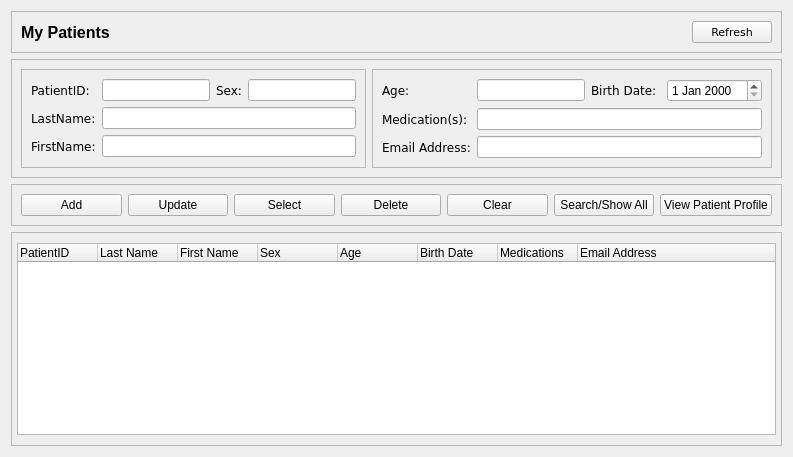
            <widget class="QWidget" name="page_2">
             <layout class="QGridLayout" name="gridLayout_5">
              <item row="0" column="0">
               <widget class="QFrame" name="patientTitle_frame">
                <property name="frameShape">
                 <enum>QFrame::StyledPanel</enum>
                </property>
                <property name="frameShadow">
                 <enum>QFrame::Raised</enum>
                </property>
                <layout class="QGridLayout" name="gridLayout_25">
                 <item row="0" column="1">
                  <spacer name="horizontalSpacer_13">
                   <property name="orientation">
                    <enum>Qt::Horizontal</enum>
                   </property>
                   <property name="sizeHint" stdset="0">
                    <size>
                     <width>278</width>
                     <height>20</height>
                    </size>
                   </property>
                  </spacer>
                 </item>
                 <item row="0" column="0">
                  <widget class="QLabel" name="title_label_3">
                   <property name="font">
                    <font>
                     <pointsize>12</pointsize>
                     <bold>true</bold>
                    </font>
                   </property>
                   <property name="text">
                    <string>My Patients</string>
                   </property>
                  </widget>
                 </item>
                 <item row="0" column="2">
                  <widget class="QPushButton" name="patient_refresh_btn">
                   <property name="font">
                    <font>
                     <family>Verdana</family>
                     <pointsize>8</pointsize>
                    </font>
                   </property>
                   <property name="text">
                    <string>Refresh</string>
                   </property>
                   <property name="iconSize">
                    <size>
                     <width>20</width>
                     <height>20</height>
                    </size>
                   </property>
                  </widget>
                 </item>
                </layout>
               </widget>
              </item>
              <item row="2" column="0">
               <widget class="QFrame" name="patient_function_frame">
                <property name="frameShape">
                 <enum>QFrame::StyledPanel</enum>
                </property>
                <property name="frameShadow">
                 <enum>QFrame::Raised</enum>
                </property>
                <layout class="QGridLayout" name="gridLayout_28">
                 <item row="0" column="0">
                  <layout class="QHBoxLayout" name="horizontalLayout_6">
                   <item>
                    <widget class="QPushButton" name="add_btn_1">
                     <property name="text">
                      <string>Add</string>
                     </property>
                     <property name="icon">
                      <iconset>
                       <normaloff>icons/add.svg</normaloff>icons/add.svg</iconset>
                     </property>
                     <property name="iconSize">
                      <size>
                       <width>20</width>
                       <height>20</height>
                      </size>
                     </property>
                    </widget>
                   </item>
                   <item>
                    <widget class="QPushButton" name="update_btn_1">
                     <property name="text">
                      <string>Update</string>
                     </property>
                     <property name="icon">
                      <iconset>
                       <normaloff>icons/update.svg</normaloff>icons/update.svg</iconset>
                     </property>
                     <property name="iconSize">
                      <size>
                       <width>20</width>
                       <height>20</height>
                      </size>
                     </property>
                    </widget>
                   </item>
                   <item>
                    <widget class="QPushButton" name="select_btn_1">
                     <property name="text">
                      <string>Select</string>
                     </property>
                     <property name="icon">
                      <iconset>
                       <normaloff>icons/select.svg</normaloff>icons/select.svg</iconset>
                     </property>
                     <property name="iconSize">
                      <size>
                       <width>20</width>
                       <height>20</height>
                      </size>
                     </property>
                    </widget>
                   </item>
                   <item>
                    <widget class="QPushButton" name="delete_btn_1">
                     <property name="text">
                      <string>Delete</string>
                     </property>
                     <property name="icon">
                      <iconset>
                       <normaloff>icons/delete.svg</normaloff>icons/delete.svg</iconset>
                     </property>
                     <property name="iconSize">
                      <size>
                       <width>20</width>
                       <height>20</height>
                      </size>
                     </property>
                    </widget>
                   </item>
                   <item>
                    <widget class="QPushButton" name="clear_btn_1">
                     <property name="text">
                      <string>Clear</string>
                     </property>
                     <property name="icon">
                      <iconset>
                       <normaloff>icons/clear.svg</normaloff>icons/clear.svg</iconset>
                     </property>
                     <property name="iconSize">
                      <size>
                       <width>20</width>
                       <height>20</height>
                      </size>
                     </property>
                    </widget>
                   </item>
                   <item>
                    <widget class="QPushButton" name="search_btn_1">
                     <property name="text">
                      <string>Search/Show All</string>
                     </property>
                     <property name="icon">
                      <iconset resource="resource.qrc">
                       <normaloff>:/icon/icons/search.svg</normaloff>:/icon/icons/search.svg</iconset>
                     </property>
                     <property name="iconSize">
                      <size>
                       <width>20</width>
                       <height>20</height>
                      </size>
                     </property>
                    </widget>
                   </item>
                   <item>
                    <widget class="QPushButton" name="viewPatProfile_btn_1">
                     <property name="text">
                      <string>View Patient Profile</string>
                     </property>
                     <property name="icon">
                      <iconset resource="resource.qrc">
                       <normaloff>:/icon/icons/patient.svg</normaloff>:/icon/icons/patient.svg</iconset>
                     </property>
                     <property name="iconSize">
                      <size>
                       <width>20</width>
                       <height>20</height>
                      </size>
                     </property>
                    </widget>
                   </item>
                  </layout>
                 </item>
                </layout>
               </widget>
              </item>
              <item row="3" column="0">
               <widget class="QFrame" name="patient_result_frame">
                <property name="frameShape">
                 <enum>QFrame::StyledPanel</enum>
                </property>
                <property name="frameShadow">
                 <enum>QFrame::Raised</enum>
                </property>
                <layout class="QGridLayout" name="gridLayout_39">
                 <property name="leftMargin">
                  <number>5</number>
                 </property>
                 <property name="topMargin">
                  <number>10</number>
                 </property>
                 <property name="rightMargin">
                  <number>5</number>
                 </property>
                 <property name="bottomMargin">
                  <number>10</number>
                 </property>
                 <item row="0" column="1">
                  <widget class="QTableWidget" name="patient_tableWidget_2">
                   <property name="focusPolicy">
                    <enum>Qt::NoFocus</enum>
                   </property>
                   <property name="layoutDirection">
                    <enum>Qt::LeftToRight</enum>
                   </property>
                   <property name="autoFillBackground">
                    <bool>false</bool>
                   </property>
                   <attribute name="horizontalHeaderMinimumSectionSize">
                    <number>50</number>
                   </attribute>
                   <attribute name="horizontalHeaderDefaultSectionSize">
                    <number>80</number>
                   </attribute>
                   <attribute name="horizontalHeaderShowSortIndicator" stdset="0">
                    <bool>false</bool>
                   </attribute>
                   <attribute name="horizontalHeaderStretchLastSection">
                    <bool>true</bool>
                   </attribute>
                   <attribute name="verticalHeaderVisible">
                    <bool>false</bool>
                   </attribute>
                   <column>
                    <property name="text">
                     <string>PatientID</string>
                    </property>
                    <property name="textAlignment">
                     <set>AlignLeading|AlignVCenter</set>
                    </property>
                   </column>
                   <column>
                    <property name="text">
                     <string>Last Name</string>
                    </property>
                    <property name="textAlignment">
                     <set>AlignLeading|AlignVCenter</set>
                    </property>
                   </column>
                   <column>
                    <property name="text">
                     <string>First Name</string>
                    </property>
                    <property name="textAlignment">
                     <set>AlignLeading|AlignVCenter</set>
                    </property>
                   </column>
                   <column>
                    <property name="text">
                     <string>Sex</string>
                    </property>
                    <property name="textAlignment">
                     <set>AlignLeading|AlignVCenter</set>
                    </property>
                   </column>
                   <column>
                    <property name="text">
                     <string>Age</string>
                    </property>
                    <property name="textAlignment">
                     <set>AlignLeading|AlignVCenter</set>
                    </property>
                   </column>
                   <column>
                    <property name="text">
                     <string>Birth Date</string>
                    </property>
                    <property name="textAlignment">
                     <set>AlignLeading|AlignVCenter</set>
                    </property>
                   </column>
                   <column>
                    <property name="text">
                     <string>Medications</string>
                    </property>
                    <property name="textAlignment">
                     <set>AlignLeading|AlignVCenter</set>
                    </property>
                   </column>
                   <column>
                    <property name="text">
                     <string>Email Address</string>
                    </property>
                    <property name="textAlignment">
                     <set>AlignLeading|AlignVCenter</set>
                    </property>
                   </column>
                  </widget>
                 </item>
                </layout>
               </widget>
              </item>
              <item row="1" column="0">
               <widget class="QFrame" name="patient_Info_frame">
                <property name="frameShape">
                 <enum>QFrame::StyledPanel</enum>
                </property>
                <property name="frameShadow">
                 <enum>QFrame::Raised</enum>
                </property>
                <layout class="QGridLayout" name="gridLayout_6">
                 <item row="0" column="1">
                  <widget class="QFrame" name="filter_frame_4">
                   <property name="frameShape">
                    <enum>QFrame::StyledPanel</enum>
                   </property>
                   <property name="frameShadow">
                    <enum>QFrame::Raised</enum>
                   </property>
                   <layout class="QGridLayout" name="gridLayout_27">
                    <item row="2" column="1" colspan="3">
                     <widget class="QLineEdit" name="patientlineEdit_6"/>
                    </item>
                    <item row="1" column="1">
                     <widget class="QLineEdit" name="patientlineEdit_5"/>
                    </item>
                    <item row="1" column="0">
                     <widget class="QLabel" name="patientlabel_5">
                      <property name="font">
                       <font>
                        <family>Verdana</family>
                        <pointsize>9</pointsize>
                       </font>
                      </property>
                      <property name="text">
                       <string>Age:</string>
                      </property>
                     </widget>
                    </item>
                    <item row="2" column="0">
                     <widget class="QLabel" name="patientlabel_7">
                      <property name="font">
                       <font>
                        <family>Verdana</family>
                       </font>
                      </property>
                      <property name="text">
                       <string>Medication(s):</string>
                      </property>
                     </widget>
                    </item>
                    <item row="1" column="2">
                     <widget class="QLabel" name="patientlabel_6">
                      <property name="font">
                       <font>
                        <family>Verdana</family>
                       </font>
                      </property>
                      <property name="text">
                       <string>Birth Date: </string>
                      </property>
                     </widget>
                    </item>
                    <item row="3" column="0">
                     <widget class="QLabel" name="patientlabel_8">
                      <property name="font">
                       <font>
                        <family>Verdana</family>
                       </font>
                      </property>
                      <property name="text">
                       <string>Email Address:</string>
                      </property>
                     </widget>
                    </item>
                    <item row="3" column="1" colspan="3">
                     <widget class="QLineEdit" name="patientlineEdit_7"/>
                    </item>
                    <item row="1" column="3">
                     <widget class="QDateEdit" name="patient_dateEdit_1"/>
                    </item>
                   </layout>
                  </widget>
                 </item>
                 <item row="0" column="0">
                  <widget class="QFrame" name="filter_frame_3">
                   <property name="frameShape">
                    <enum>QFrame::StyledPanel</enum>
                   </property>
                   <property name="frameShadow">
                    <enum>QFrame::Raised</enum>
                   </property>
                   <layout class="QGridLayout" name="gridLayout_26">
                    <item row="2" column="2" colspan="3">
                     <widget class="QLineEdit" name="patientlineEdit_3"/>
                    </item>
                    <item row="0" column="3">
                     <widget class="QLabel" name="patientlabel_2">
                      <property name="font">
                       <font>
                        <family>Verdana</family>
                       </font>
                      </property>
                      <property name="text">
                       <string>Sex:</string>
                      </property>
                     </widget>
                    </item>
                    <item row="3" column="0">
                     <widget class="QLabel" name="patientlabel_4">
                      <property name="font">
                       <font>
                        <family>Verdana</family>
                       </font>
                      </property>
                      <property name="text">
                       <string>FirstName:</string>
                      </property>
                     </widget>
                    </item>
                    <item row="0" column="4">
                     <widget class="QLineEdit" name="patientlineEdit_2"/>
                    </item>
                    <item row="3" column="2" colspan="3">
                     <widget class="QLineEdit" name="patientlineEdit_4"/>
                    </item>
                    <item row="2" column="0">
                     <widget class="QLabel" name="patientlabel_3">
                      <property name="font">
                       <font>
                        <family>Verdana</family>
                       </font>
                      </property>
                      <property name="text">
                       <string>LastName:</string>
                      </property>
                     </widget>
                    </item>
                    <item row="0" column="0">
                     <widget class="QLabel" name="patientlabel_1">
                      <property name="font">
                       <font>
                        <family>Verdana</family>
                        <pointsize>9</pointsize>
                       </font>
                      </property>
                      <property name="text">
                       <string>PatientID:</string>
                      </property>
                     </widget>
                    </item>
                    <item row="0" column="2">
                     <widget class="QLineEdit" name="patientlineEdit_1"/>
                    </item>
                   </layout>
                  </widget>
                 </item>
                </layout>
               </widget>
              </item>
             </layout>
            </widget>
